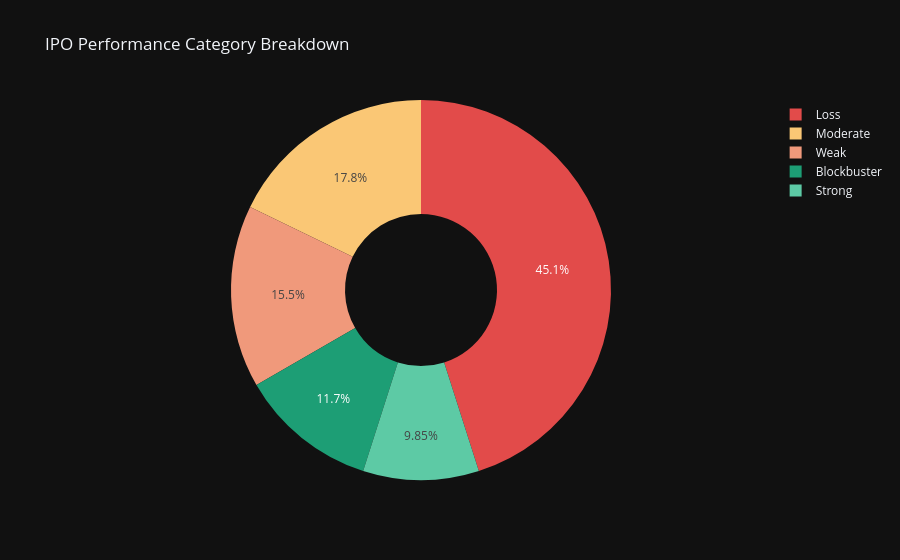

Notebook code for this chart:
### Code cell
cat_counts = df["performance_category"].value_counts().reset_index()
cat_counts.columns = ["category", "count"]

color_map = {
    "Blockbuster": "#1D9E75",
    "Strong"     : "#5DCAA5",
    "Moderate"   : "#FAC775",
    "Weak"       : "#F0997B",
    "Loss"       : "#E24B4A"
}

fig = px.pie(
    cat_counts,
    names="category",
    values="count",
    title="IPO Performance Category Breakdown",
    color="category",
    color_discrete_map=color_map,
    hole=0.4
)
fig.show()

### Figure 1 — Plotly figure (JSON) as saved in the notebook; plotly's stock layout.template omitted (floating-point values rounded to 4 significant figures)
{"data": [{"customdata": [["Loss"], ["Moderate"], ["Weak"], ["Blockbuster"], ["Strong"]], "domain": {"x": [0.0, 1.0], "y": [0.0, 1.0]}, "hole": 0.4, "hovertemplate": "category=%{customdata[0]}<br>count=%{value}<extra></extra>", "labels": ["Loss", "Moderate", "Weak", "Blockbuster", "Strong"], "legendgroup": "", "marker": {"colors": ["#E24B4A", "#FAC775", "#F0997B", "#1D9E75", "#5DCAA5"]}, "name": "", "showlegend": true, "values": [119, 47, 41, 31, 26], "type": "pie"}], "layout": {"legend": {"tracegroupgap": 0}, "title": {"text": "IPO Performance Category Breakdown"}}}
